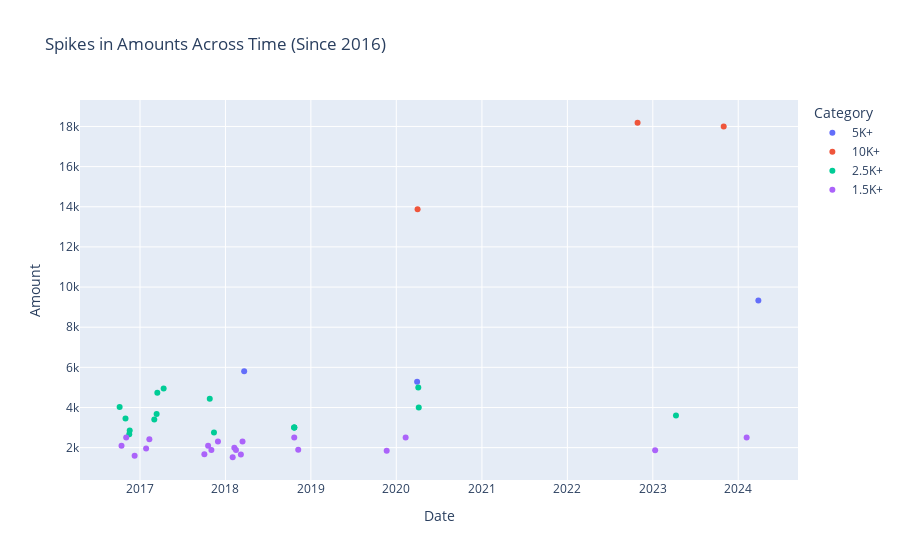

Here is the notebook cell this chart was saved with:
### Code cell
excluded = Non_Admin_Contin[Non_Admin_Contin['Date'] != pd.Timestamp('2019-09-26')]

past_5k = excluded[(excluded['Amount'] > 5000) & (excluded['Amount'] <= 10000)].copy()
past_5k['Category'] = '5K+'

past_10k = excluded[excluded['Amount'] > 10000].copy()
past_10k['Category'] = '10K+'

past_2_5k = excluded[(excluded['Amount'] > 2500) & (excluded['Amount'] <= 5000)].copy()
past_2_5k['Category'] = '2.5K+'

past_1_5k = excluded[(excluded['Amount'] > 1500) & (excluded['Amount'] <= 2500)].copy()
past_1_5k['Category'] = '1.5K+'

all_data = pd.concat([past_5k, past_10k, past_2_5k, past_1_5k])

fig_6 = px.scatter(
    all_data,
    x="Date",
    y="Amount",
    color="Category",  
    labels={'x': 'Date', 'y': 'Amount'},
    title="Spikes in Amounts Across Time (Since 2016)"
)

fig_6.show()

### Figure 1 — Plotly figure (JSON) as saved in the notebook; plotly's stock layout.template omitted (floating-point values rounded to 4 significant figures)
{"data": [{"hovertemplate": "Category=5K+<br>Date=%{x}<br>Amount=%{y}<extra></extra>", "legendgroup": "5K+", "marker": {"color": "#636efa", "symbol": "circle"}, "mode": "markers", "name": "5K+", "orientation": "v", "showlegend": true, "type": "scatter", "x": ["2018-03-22T00:00:00", "2020-03-30T00:00:00", "2024-03-27T00:00:00"], "xaxis": "x", "y": [5800, 5283, 9325.0], "yaxis": "y"}, {"hovertemplate": "Category=10K+<br>Date=%{x}<br>Amount=%{y}<extra></extra>", "legendgroup": "10K+", "marker": {"color": "#EF553B", "symbol": "circle"}, "mode": "markers", "name": "10K+", "orientation": "v", "showlegend": true, "type": "scatter", "x": ["2020-04-01T00:00:00", "2022-10-28T00:00:00", "2023-10-31T00:00:00"], "xaxis": "x", "y": [13880, 18185, 18000], "yaxis": "y"}, {"hovertemplate": "Category=2.5K+<br>Date=%{x}<br>Amount=%{y}<extra></extra>", "legendgroup": "2.5K+", "marker": {"color": "#00cc96", "symbol": "circle"}, "mode": "markers", "name": "2.5K+", "orientation": "v", "showlegend": true, "type": "scatter", "x": ["2016-10-06T00:00:00", "2016-10-31T00:00:00", "2016-11-16T00:00:00", "2016-11-18T00:00:00", "2017-03-03T00:00:00", "2017-03-13T00:00:00", "2017-03-16T00:00:00", "2017-04-12T00:00:00", "2017-10-26T00:00:00", "2017-11-13T00:00:00", "2018-10-22T00:00:00", "2018-10-22T00:00:00", "2018-10-22T00:00:00", "2020-04-04T00:00:00", "2020-04-06T00:00:00", "2023-04-10T00:00:00"], "xaxis": "x", "y": [4020, 3450, 2669, 2850, 3400, 3675, 4737, 4950, 4434, 2750, 3000, 3000, 3000, 5000, 4000, 3600], "yaxis": "y"}, {"hovertemplate": "Category=1.5K+<br>Date=%{x}<br>Amount=%{y}<extra></extra>", "legendgroup": "1.5K+", "marker": {"color": "#ab63fa", "symbol": "circle"}, "mode": "markers", "name": "1.5K+", "orientation": "v", "showlegend": true, "type": "scatter", "x": ["2016-10-14T00:00:00", "2016-11-03T00:00:00", "2016-12-09T00:00:00", "2017-01-27T00:00:00", "2017-02-10T00:00:00", "2017-10-03T00:00:00", "2017-10-19T00:00:00", "2017-11-02T00:00:00", "2017-11-30T00:00:00", "2018-02-01T00:00:00", "2018-02-08T00:00:00", "2018-02-15T00:00:00", "2018-03-08T00:00:00", "2018-03-15T00:00:00", "2018-10-22T00:00:00", "2018-11-08T00:00:00", "2019-11-21T00:00:00", "2020-02-10T00:00:00", "2023-01-11T00:00:00", "2024-02-06T00:00:00"], "xaxis": "x", "y": [2100, 2500, 1600, 1959.0, 2413.0, 1665, 2100, 1880, 2300, 1521, 2000, 1881, 1655, 2300, 2500, 1899, 1850, 2500, 1869, 2500], "yaxis": "y"}], "layout": {"legend": {"title": {"text": "Category"}, "tracegroupgap": 0}, "title": {"text": "Spikes in Amounts Across Time (Since 2016)"}, "xaxis": {"anchor": "y", "domain": [0, 1], "title": {"text": "Date"}}, "yaxis": {"anchor": "x", "domain": [0, 1], "title": {"text": "Amount"}}}}
